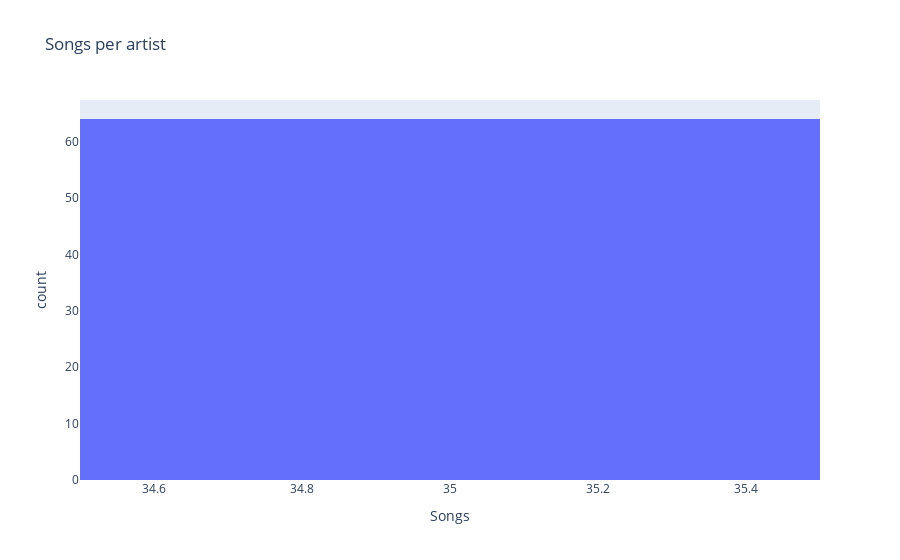

The code cell stored with this chart in its notebook:
### Code cell
# distribution songs per artist
song_count_df = song_df.groupby('artist')[['song_name']].count()
print()

fig = px.histogram(song_count_df, x='song_name', title='Songs per artist', labels={'song_name': 'Songs'})
fig.show()

### Figure 1 — Plotly figure (JSON) as saved in the notebook; plotly's stock layout.template omitted (floating-point values rounded to 4 significant figures)
{"data": [{"alignmentgroup": "True", "bingroup": "x", "hovertemplate": "Songs=%{x}<br>count=%{y}<extra></extra>", "legendgroup": "", "marker": {"color": "#636efa", "pattern": {"shape": ""}}, "name": "", "offsetgroup": "", "orientation": "v", "showlegend": false, "type": "histogram", "x": [35, 35, 35, 35, 35, 35, 35, 35, 35, 35, 35, 35, 35, 35, 35, 35, 35, 35, 35, 35, 35, 35, 35, 35, 35, 35, 35, 35, 35, 35, 35, 35, 35, 35, 35, 35, 35, 35, 35, 35, 35, 35, 35, 35, 35, 35, 35, 35, 35, 35, 35, 35, 35, 35, 35, 35, 35, 35, 35, 35, 35, 35, 35, 35], "xaxis": "x", "yaxis": "y"}], "layout": {"barmode": "relative", "legend": {"tracegroupgap": 0}, "title": {"text": "Songs per artist"}, "xaxis": {"anchor": "y", "domain": [0, 1], "title": {"text": "Songs"}}, "yaxis": {"anchor": "x", "domain": [0, 1], "title": {"text": "count"}}}}
